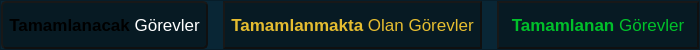
                  <widget class="QFrame" name="main_bottom_bar_top_frame">
                   <property name="minimumSize">
                    <size>
                     <width>700</width>
                     <height>0</height>
                    </size>
                   </property>
                   <property name="maximumSize">
                    <size>
                     <width>16777215</width>
                     <height>50</height>
                    </size>
                   </property>
                   <property name="font">
                    <font>
                     <family>Montserrat</family>
                     <pointsize>10</pointsize>
                     <weight>9</weight>
                     <italic>false</italic>
                     <bold>false</bold>
                    </font>
                   </property>
                   <property name="styleSheet">
                    <string notr="true">QLabel{
text-align: center;
font: 100 10pt &quot;MS Shell Dlg 2&quot;;
background-color: rgb(7, 26, 35);

padding : 6px;
}
*{
background-color: rgb(9, 38, 53);
}

</string>
                   </property>
                   <property name="frameShape">
                    <enum>QFrame::StyledPanel</enum>
                   </property>
                   <property name="frameShadow">
                    <enum>QFrame::Raised</enum>
                   </property>
                   <layout class="QHBoxLayout" name="horizontalLayout_7">
                    <property name="spacing">
                     <number>15</number>
                    </property>
                    <property name="leftMargin">
                     <number>0</number>
                    </property>
                    <property name="topMargin">
                     <number>0</number>
                    </property>
                    <property name="rightMargin">
                     <number>0</number>
                    </property>
                    <property name="bottomMargin">
                     <number>0</number>
                    </property>
                    <item>
                     <widget class="QLabel" name="waiting_label">
                      <property name="minimumSize">
                       <size>
                        <width>0</width>
                        <height>0</height>
                       </size>
                      </property>
                      <property name="maximumSize">
                       <size>
                        <width>16777215</width>
                        <height>16777215</height>
                       </size>
                      </property>
                      <property name="styleSheet">
                       <string notr="true">border-radius: 5px;
box-shadow: 15px 15px 15px 15px rgb(0, 0, 0);
border : 2px outset rgb(16, 16, 16);</string>
                      </property>
                      <property name="text">
                       <string>&lt;html&gt;&lt;head/&gt;&lt;body&gt;&lt;p&gt;&lt;span style=&quot; font-weight:600; font-size:13pt&quot;&gt;Tamamlanacak &lt;/span&gt;&lt;span style=&quot; font-family:'Montserrat'; font-size:13pt; color:#ffffff;&quot;&gt;Görevler&lt;/span&gt;&lt;/p&gt;&lt;/body&gt;&lt;/html&gt;</string>
                      </property>
                      <property name="alignment">
                       <set>Qt::AlignCenter</set>
                      </property>
                     </widget>
                    </item>
                    <item>
                     <widget class="QLabel" name="working_label">
                      <property name="styleSheet">
                       <string notr="true">color: rgb(229, 189, 48);
box-shadow: 15px 15px 15px 15px rgb(0, 0, 0);
border : 2px outset rgb(16, 16, 16);</string>
                      </property>
                      <property name="text">
                       <string>&lt;html&gt;&lt;head/&gt;&lt;body&gt;&lt;p&gt;&lt;span style=&quot; font-weight:600; font-size:13pt&quot;&gt;Tamamlanmakta &lt;/span&gt;&lt;span style=&quot; font-family:'Montserrat'; font-size:13pt;&quot;&gt;Olan Görevler&lt;/span&gt;&lt;/p&gt;&lt;/body&gt;&lt;/html&gt;</string>
                      </property>
                      <property name="alignment">
                       <set>Qt::AlignCenter</set>
                      </property>
                     </widget>
                    </item>
                    <item>
                     <widget class="QLabel" name="done_label">
                      <property name="styleSheet">
                       <string notr="true">color: rgb(0, 192, 42);
box-shadow: 15px 15px 15px 15px rgb(0, 0, 0);
border : 2px outset rgb(16, 16, 16);</string>
                      </property>
                      <property name="text">
                       <string>&lt;html&gt;&lt;head/&gt;&lt;body&gt;&lt;p&gt;&lt;span style=&quot; font-weight:600; font-size:13pt&quot;&gt;Tamamlanan &lt;/span&gt;&lt;span style=&quot; font-family:'Montserrat'; font-size:13pt;&quot;&gt;Görevler&lt;/span&gt;&lt;/p&gt;&lt;/body&gt;&lt;/html&gt;</string>
                      </property>
                      <property name="alignment">
                       <set>Qt::AlignCenter</set>
                      </property>
                     </widget>
                    </item>
                   </layout>
                  </widget>
